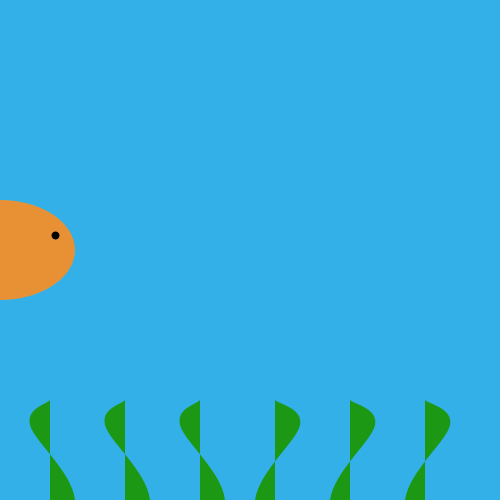
Frame 1 (no input)
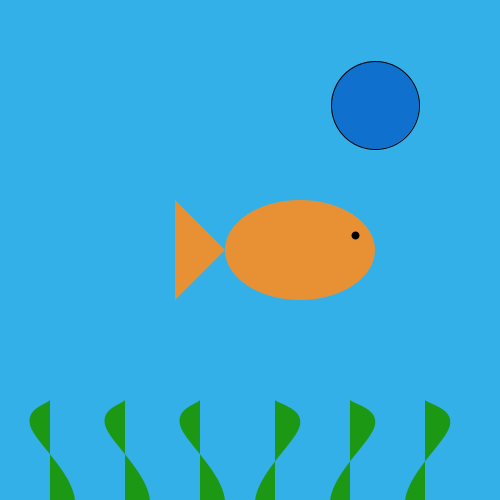
Frame 60 (the mouse pressed at the canvas centre just before this capture)
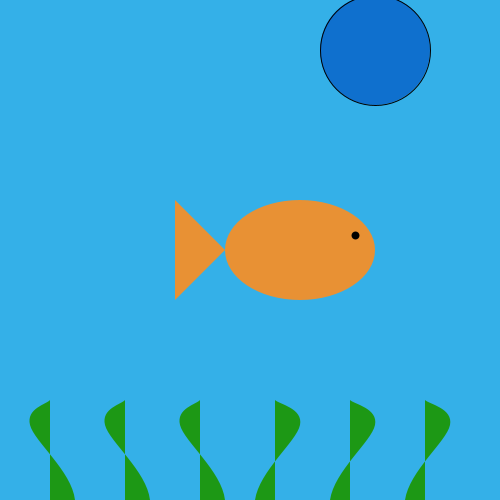
Frame 120 (the mouse held since frame 60 and released just before this capture)

The Processing sketch that drew these frames (run headless with seeded random() and noise(); from frame 60 on, the mouse is pressed at the canvas centre):

// Processing sketch: processing_70383
// ── processing_70383.pde

//Alina Vakutin, Functions and Animation, CP 1, mods 16,17
int x = 0;
int y = 250;
int bubble = 5;
int a = 75;
void setup()
{
  size(500,500);
}
void draw()
{
  fish();
  plants();
}
void fish()
{
  background(52,176,232);
  noStroke();
  fill(232,145,52);
  ellipse(x,250,150,100);
  triangle(x-75-50,200,x-75,250,x-75-50,300);
  stroke(0);
  strokeWeight(8);
  point(x+55,235);
  x = x + 10;
  frameRate(8);
   if (x > 300)
   {
     frameRate(30);
     x = 300;
     strokeWeight(1);
     fill(15,112,206);
     ellipse(x+75,y,25 + bubble,25 + bubble);
     y = y - 5; 
     bubble = bubble + 2;
     if (y < 1)
     {
      bubble = 5;
      y = 250;
      strokeWeight(1);
      fill(15,112,206);
      ellipse(x+75,y,25 + bubble,25 + bubble);
      y = y - 5; 
      bubble = bubble + 2;
   }
}
}
void plants()
{
  noStroke();
  fill(29,152,21);
  beginShape();
  curveVertex(50,400);
  curveVertex(50,400);
  curveVertex(30,425);
  curveVertex(75, 500);
  curveVertex(50,600);
  curveVertex(50,600);
  endShape();
  beginShape();
  curveVertex(50+a,400);
  curveVertex(50+a,400);
  curveVertex(30+a,425);
  curveVertex(75+a, 500);
  curveVertex(50+a,600);
  curveVertex(50+a,600);
  endShape();
  beginShape();
  curveVertex(50+2*a,400);
  curveVertex(50+2*a,400);
  curveVertex(30+2*a,425);
  curveVertex(75+2*a, 500);
  curveVertex(50+2*a,600);
  curveVertex(50+2*a,600);
  endShape();
  beginShape();
  curveVertex(50+3*a,400);
  curveVertex(50+3*a,400);
  curveVertex(75+3*a,425);
  curveVertex(30+3*a, 500);
  curveVertex(50+3*a,600);
  curveVertex(50+3*a,600);
  endShape();
  beginShape();
  curveVertex(50+4*a,400);
  curveVertex(50+4*a,400);
  curveVertex(75+4*a,425);
  curveVertex(30+4*a, 500);
  curveVertex(50+4*a,600);
  curveVertex(50+4*a,600);
  endShape();
  beginShape();
  curveVertex(50+5*a,400);
  curveVertex(50+5*a,400);
  curveVertex(75+5*a,425);
  curveVertex(30+5*a, 500);
  curveVertex(50+5*a,600);
  curveVertex(50+5*a,600);
  endShape();
}
